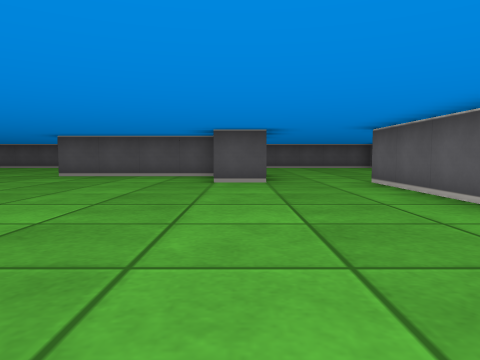
view 1 (above)

24 first-person views from a walk through a cub3D level. The camera is about half as high as the walls, tilts 4° down and sees 70° across. The floor is counted in squares. Each view is taken from the middle of a square. On the plan, view 1 faces up. The plan holds only what a view shows up to about 9 squares ahead; the rest is blank.

view 2
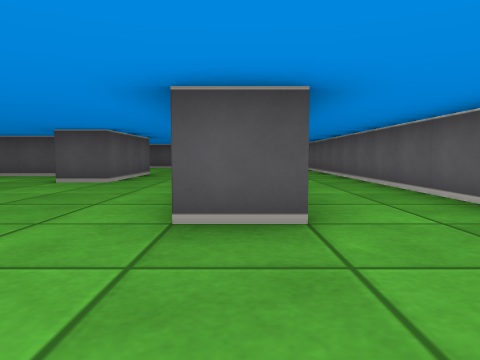

view 3
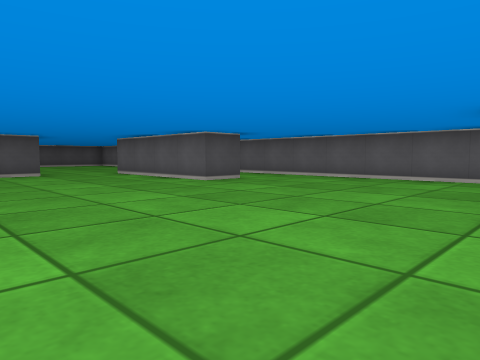

view 4
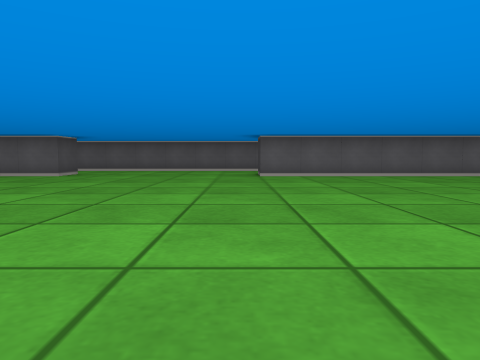

view 5
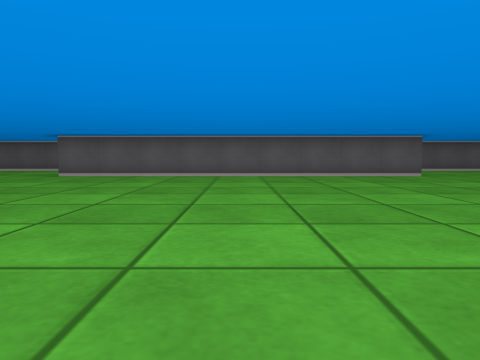

view 6
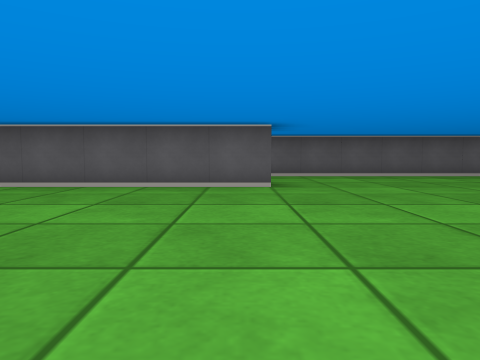

view 7
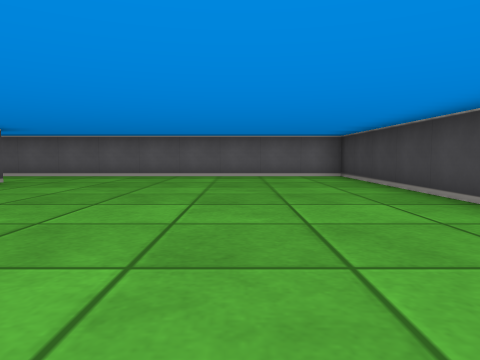

view 8
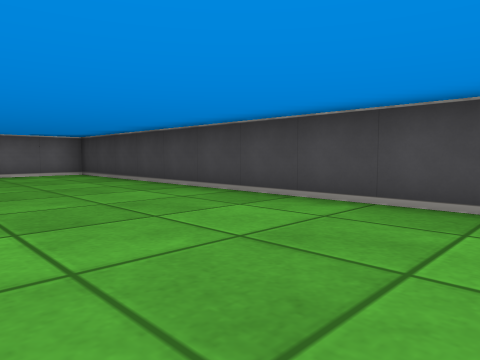

view 9
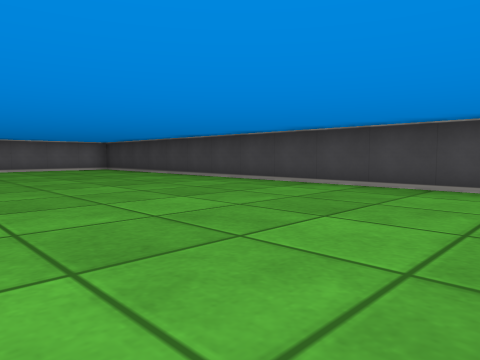

view 10
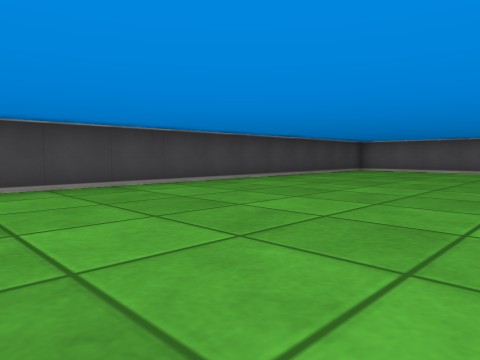

view 11
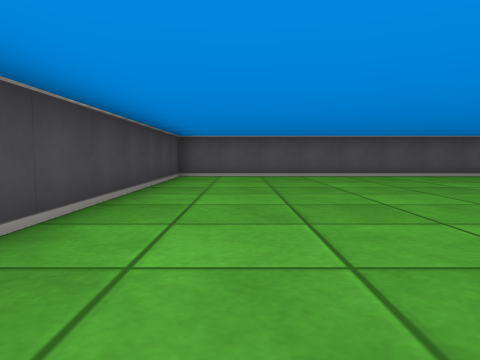

view 12
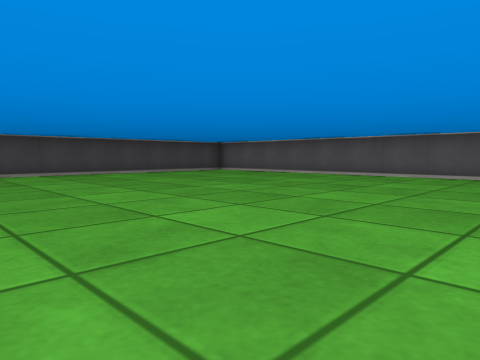

view 13
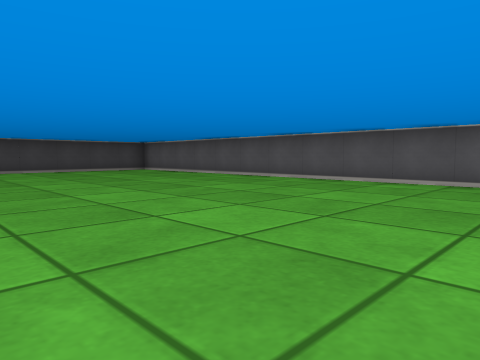

view 14
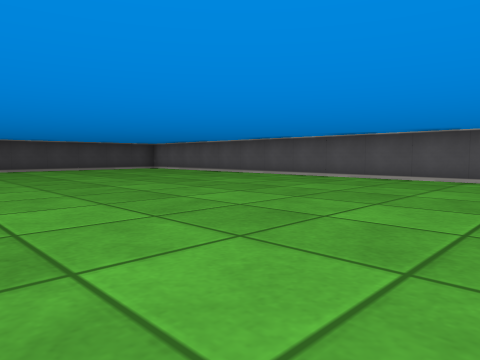

view 15
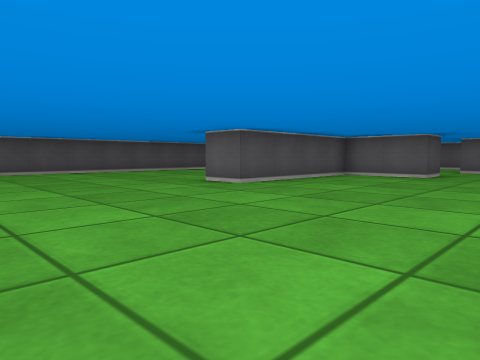

view 16
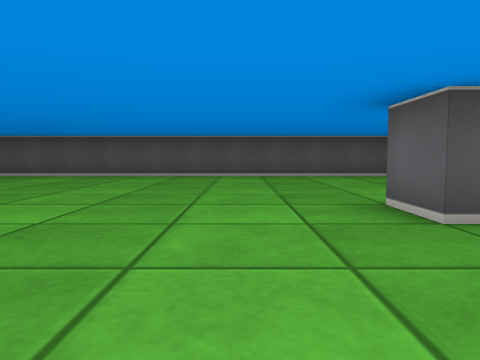

view 17
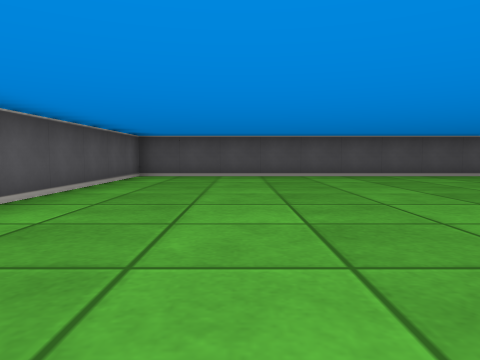

view 18
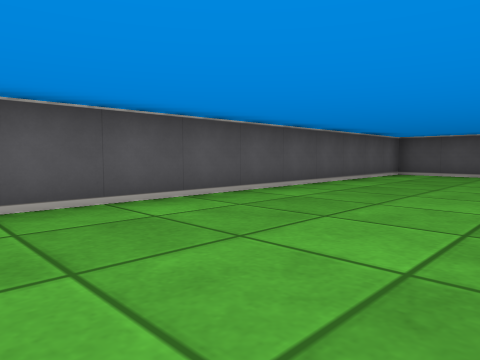

view 19
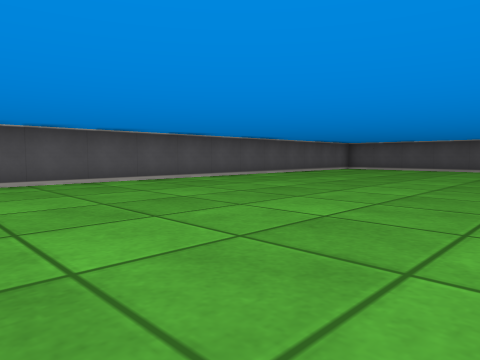

view 20
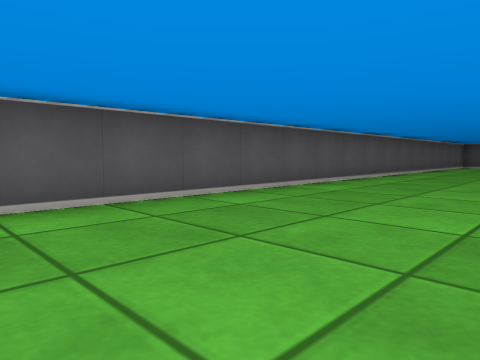

view 21
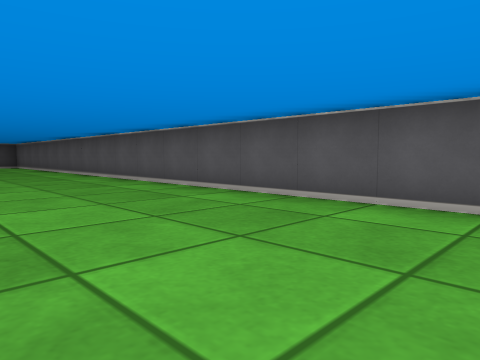

view 22
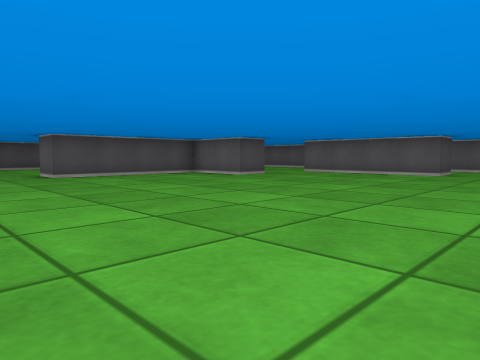

view 23
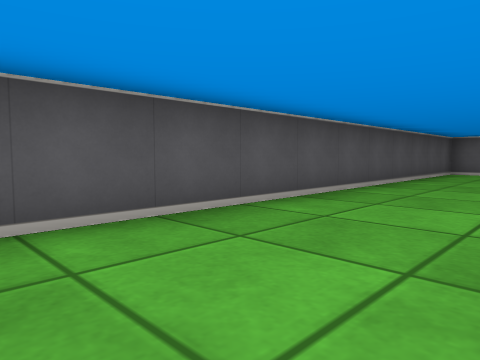

view 24
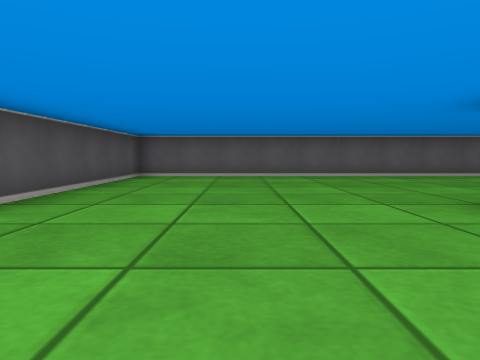

### Floor plan
Points are (right, up) in squares from view 1. A wall is a line through its corners. A room is listed if a view was taken in it or the views show most of it. See-through windows are left out.
Room 1 (views 1, 2, 3, 4, 5, 6, 7, 8, 9, 10, 11, 12, 13, 14, 15, 16, 17, 18, 19, 20, 21, 22, 23, 24)
walls: (3.6, 2.5) (2.5, 2.5) (2.5, 6.5); (5.5, -1.8) (5.5, 14.5) (-14.5, 14.5) (-14.5, -18.5) (5.5, -18.5) (5.5, -10.1); (2.5, -11.6) (2.5, -2.5) (3, -2.5); (0.5, 9) (0.5, 6.5) (-0.5, 6.5) (-0.5, 8.5) (-4.5, 8.5) (-4.5, 9.5)

Where each view was taken, in squares from view 1:
view 1: 0 up, 0 right, facing up
view 2: 0 up, 3 right, facing up
view 3: 3 down, 2 left, facing up-right
view 4: 2 down, 6 left, facing right
view 5: 7 down, 6 left, facing right
view 6: 11 down, 3 left, facing right
view 7: 16 down, 3 left, facing right
view 8: 15 down, 4 left, facing down-right
view 9: 13 down, 7 left, facing down-right
view 10: 13 down, 3 left, facing down-left
view 11: 17 down, 6 left, facing left
view 12: 9 down, 6 left, facing down-left
view 13: 7 down, 8 left, facing down-left
view 14: 6 down, 7 left, facing down-left
view 15: 4 up, 9 left, facing up-right
view 16: 6 up, 6 left, facing up
view 17: 6 up, 12 left, facing up
view 18: 5 up, 11 left, facing up-left
view 19: 2 up, 8 left, facing up-left
view 20: 2 down, 11 left, facing up-left
view 21: 2 down, 11 left, facing down-left
view 22: 0 up, 7 left, facing up-right
view 23: 12 up, 5 left, facing up-right
view 24: 12 up, 3 left, facing right
